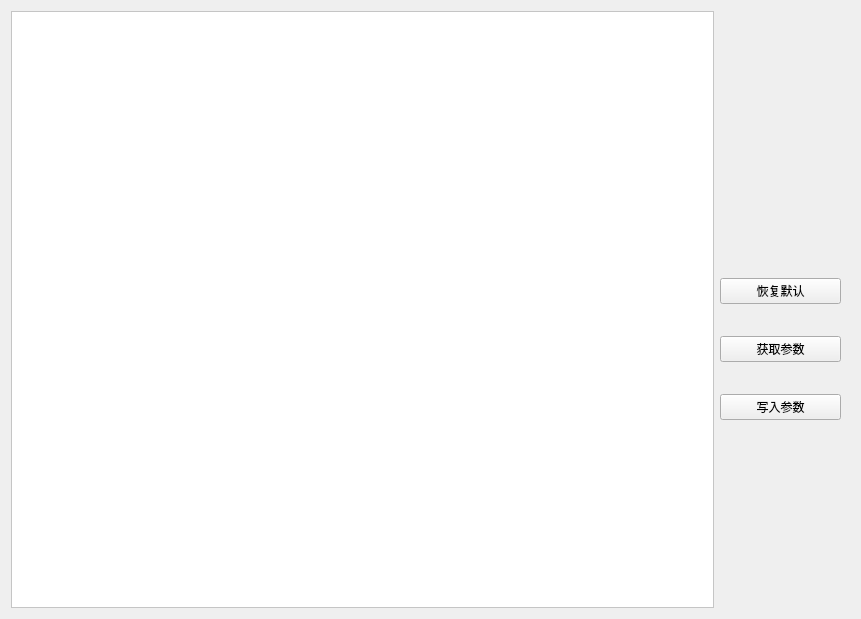
<?xml version="1.0" encoding="UTF-8"?>
<ui version="4.0">
 <class>Params</class>
 <widget class="QWidget" name="Params">
  <property name="geometry">
   <rect>
    <x>0</x>
    <y>0</y>
    <width>861</width>
    <height>619</height>
   </rect>
  </property>
  <property name="windowTitle">
   <string>Form</string>
  </property>
  <layout class="QGridLayout" name="gridLayout">
   <item row="0" column="0">
    <layout class="QHBoxLayout" name="horizontalLayout" stretch="8,0">
     <item>
      <widget class="QTableWidget" name="tableWidget">
       <property name="styleSheet">
        <string notr="true">/* 整体表格外观 */
QTableWidget {
    gridline-color: #d0d0d0;
    selection-background-color: #cde6f7;
    alternate-background-color: #fafafa;
    background-color: #ffffff;
    font-size: 14px;
}

/* 表头样式 */
QHeaderView::section {
    background-color: #f2f2f2;
    font-weight: bold;
    border: 1px solid #d0d0d0;
    padding: 4px;
}

/* 普通单元格 */
QTableWidget::item {
    padding: 4px;
}

/* 第一行（分组头）特殊样式 - 使用背景色与字体突出 */
QTableWidget::item[row=&quot;0&quot;] {
    background-color: #f0f0f0;
    font-weight: bold;
    color: #202020;
}

/* 鼠标悬停在第一行时的样式 */
QTableWidget::item[row=&quot;0&quot;]:hover {
    background-color: #e0e0e0;
    cursor: pointer;
}

/* 鼠标选中行 */
QTableWidget::item:selected {
    background-color: #a3d5ff;
    color: #000000;
}
</string>
       </property>
      </widget>
     </item>
     <item>
      <widget class="QWidget" name="widget" native="true">
       <property name="sizePolicy">
        <sizepolicy hsizetype="Fixed" vsizetype="Fixed">
         <horstretch>100</horstretch>
         <verstretch>0</verstretch>
        </sizepolicy>
       </property>
       <property name="minimumSize">
        <size>
         <width>130</width>
         <height>280</height>
        </size>
       </property>
       <widget class="QWidget" name="layoutWidget">
        <property name="geometry">
         <rect>
          <x>0</x>
          <y>20</y>
          <width>121</width>
          <height>261</height>
         </rect>
        </property>
        <layout class="QVBoxLayout" name="verticalLayout_2">
         <property name="spacing">
          <number>5</number>
         </property>
         <property name="sizeConstraint">
          <enum>QLayout::SetDefaultConstraint</enum>
         </property>
         <item>
          <widget class="QLabel" name="optLabel">
           <property name="sizePolicy">
            <sizepolicy hsizetype="Minimum" vsizetype="Fixed">
             <horstretch>0</horstretch>
             <verstretch>0</verstretch>
            </sizepolicy>
           </property>
           <property name="minimumSize">
            <size>
             <width>100</width>
             <height>30</height>
            </size>
           </property>
           <property name="text">
            <string/>
           </property>
          </widget>
         </item>
         <item>
          <widget class="QPushButton" name="defaultButton">
           <property name="sizePolicy">
            <sizepolicy hsizetype="Minimum" vsizetype="Fixed">
             <horstretch>40</horstretch>
             <verstretch>0</verstretch>
            </sizepolicy>
           </property>
           <property name="minimumSize">
            <size>
             <width>100</width>
             <height>0</height>
            </size>
           </property>
           <property name="text">
            <string>恢复默认</string>
           </property>
          </widget>
         </item>
         <item>
          <widget class="QPushButton" name="readButton">
           <property name="sizePolicy">
            <sizepolicy hsizetype="Minimum" vsizetype="Fixed">
             <horstretch>40</horstretch>
             <verstretch>0</verstretch>
            </sizepolicy>
           </property>
           <property name="minimumSize">
            <size>
             <width>100</width>
             <height>0</height>
            </size>
           </property>
           <property name="text">
            <string>获取参数</string>
           </property>
          </widget>
         </item>
         <item>
          <widget class="QPushButton" name="writeButton">
           <property name="sizePolicy">
            <sizepolicy hsizetype="Minimum" vsizetype="Fixed">
             <horstretch>100</horstretch>
             <verstretch>0</verstretch>
            </sizepolicy>
           </property>
           <property name="minimumSize">
            <size>
             <width>100</width>
             <height>0</height>
            </size>
           </property>
           <property name="text">
            <string>写入参数</string>
           </property>
          </widget>
         </item>
        </layout>
       </widget>
      </widget>
     </item>
    </layout>
   </item>
  </layout>
 </widget>
 <resources/>
 <connections/>
</ui>
